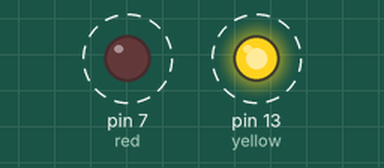
Recording of a sketch running on a simulated Arduino Uno, built with avr-gcc and run on an emulated ATmega328P. Shown: output pins drawn as LEDs (lit = HIGH). Dashed ring = blinking.

Above: at 0.15 s.
Timing chart, 0 to 3.0 s (numbered marks = the images above):
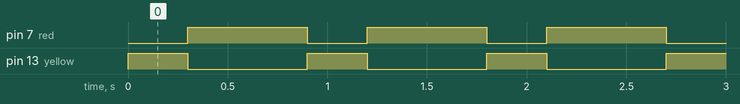

Measured:
- by itself, pin 7 (red): alternates HIGH for 0.60 s and LOW for 0.30 s
- by itself, pin 13 (yellow): alternates HIGH for 0.30 s and LOW for 0.60 s

The sketch:

Encender_y_apagar_2_leds.ino
```cpp
//Esté código es en C
int yellow = 13;
int red = 7;
int mili = 300;

void setup() {// Esté codigo se incia cada vez que el arduino inicia
  // put your setup code here, to run once:
  pinMode(yellow, OUTPUT); //Pin mode recibe 2 parametros el puerto de encendido y de apagado
  pinMode(red, OUTPUT);
}

void loop() {
  // put your main code here, to run repeatedly:
  digitalWrite(yellow, HIGH);//tenemos que mandar electricidad en arduino subiendo la electricidad
  digitalWrite(red, LOW);
  delay(mili);
  digitalWrite(yellow, LOW); //apagamos el arduino mandando 0 o nula electricidad
  digitalWrite(red, HIGH);
  delay(mili * 2);
}
```
